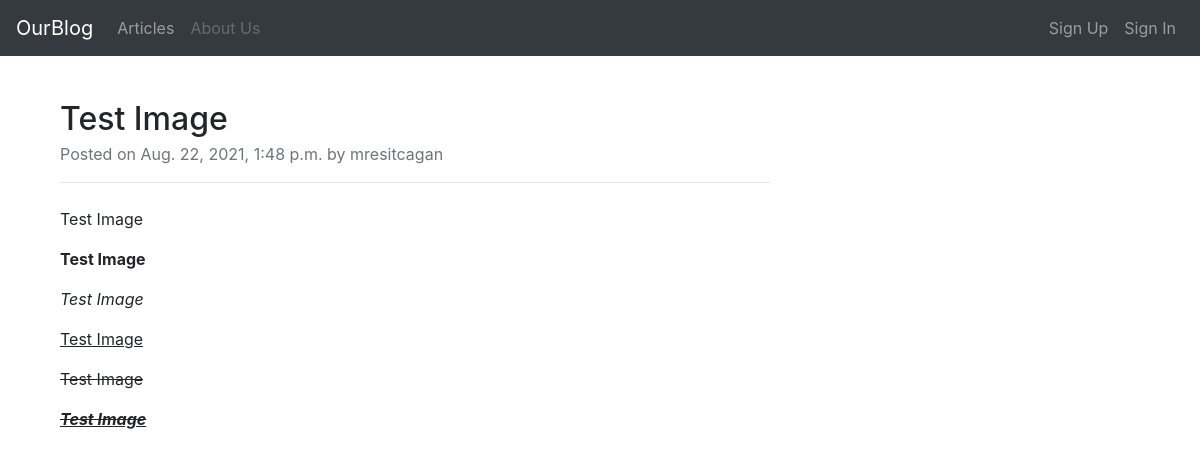
Page /articles/article/11 on the committed database.
### article/models.py (models this page shows, shortened)
class Article(models.Model):
    author = models.ForeignKey("auth.User", on_delete=models.CASCADE)
    title = models.CharField(max_length=50)
    content = RichTextField()
    created_date = models.DateTimeField(auto_now_add=True)
    article_image = models.FileField(blank= True, null=True, verbose_name="add image to article")

### article/views.py (the view)
# urls.py: path('article/<int:id>', views.detail, name="detail"),
def detail(request, id):
    article = get_object_or_404(Article, id=id)
    context = {
        "article" : article
    }
    return render(request, "detail.html", context)

### templates/detail.html
{% extends "layout.html" %}
{% block body %}
        <div class="container mt-5">
            <div class="row">
                <div class="col-lg-8">
                    <article>
                        <header class="mb-4">
                            <h2 class="fw-bolder mb-1">{{ article.title}}</h2>
                            <div class="text-muted fst-italic mb-2">Posted on {{ article.created_date}} by {{ article.author.username }}</div>
                            <hr>
                        </header>
                        <section class="mb-5">
                            <p>{{ article.content|safe }}</p>
                        </section>
                    </article>
                </div>
            </div>
        </div>
{% endblock body %}

### rows in the picture
Article: title "Test Image", created_date "Aug. 22, 2021, 1:48 p.m.", author.username "mresitcagan", content "Test Image Test Image Test Image Test Image Test Image Test Image"
